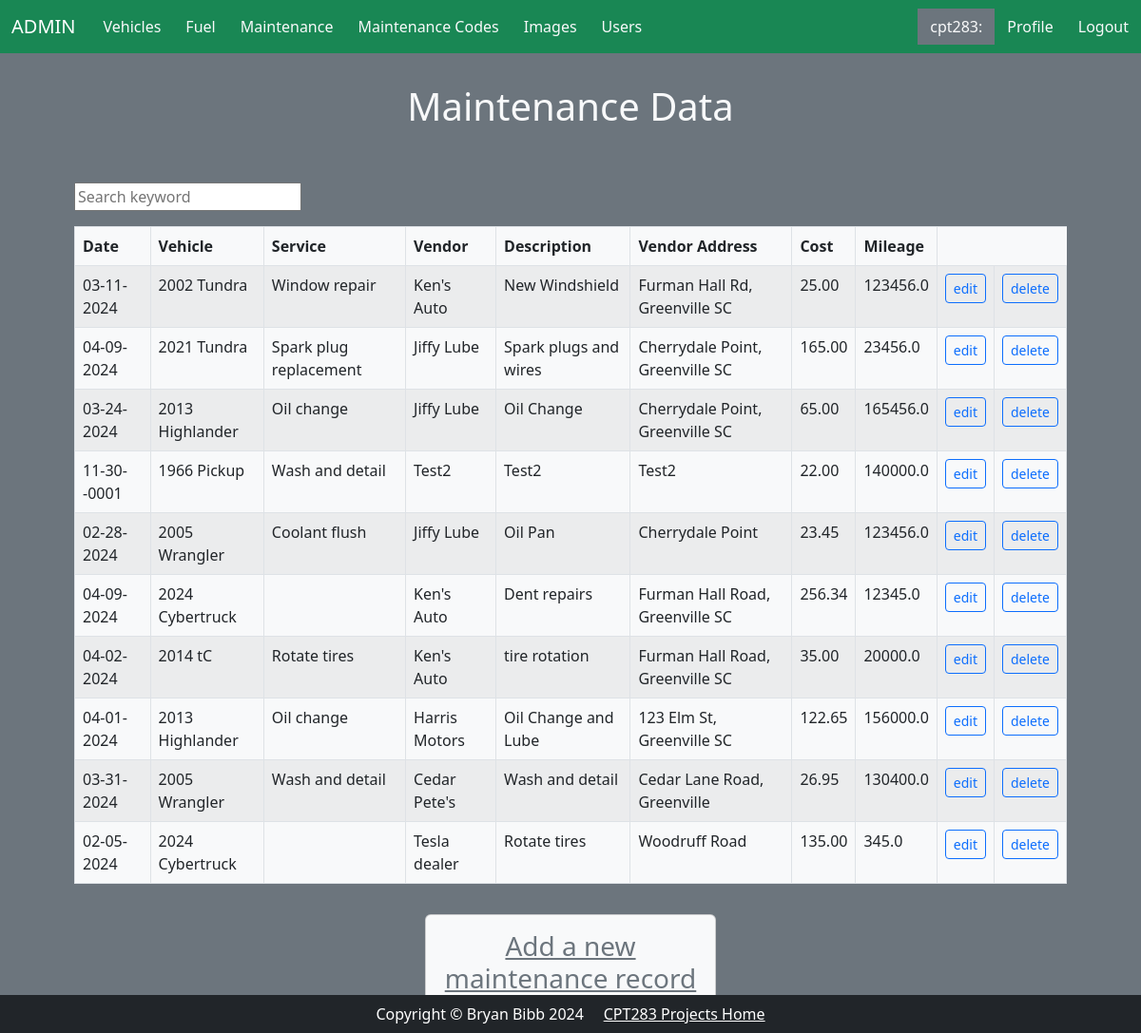
The app's page /admin/maintenance.php (signed in) with its own data.
### tables this page shows
CREATE TABLE `maintenance` (
  `maintenance_id` int NOT NULL,
  `maintenance_type_id` int NOT NULL,
  `vehicle_id` int NOT NULL,
  `maintenance_vendor` varchar(100) NOT NULL,
  `maintenance_description` varchar(255) NOT NULL,
  `maintenance_vendor_address` varchar(255) NOT NULL,
  `maintenance_cost` decimal(10,2) NOT NULL,
  `maintenance_mileage` decimal(10,1) NOT NULL,
  `maintenance_date` datetime NOT NULL,
  `maintenance_date_modified` datetime DEFAULT NULL,
  `entry_user_id` int DEFAULT NULL,
  `edit_user_id` int DEFAULT NULL
);

CREATE TABLE `vehicles` (
  `vehicle_id` int NOT NULL,
  `vehicle_class` varchar(100) NOT NULL,
  `vehicle_model` varchar(100) NOT NULL,
  `vehicle_year` int NOT NULL,
  `vehicle_year_purchased` int NOT NULL,
  `vehicle_color` varchar(50) NOT NULL,
  `vehicle_VIN` varchar(30) DEFAULT NULL,
  `vehicle_license_tag` varchar(100) NOT NULL,
  `vehicle_license_state` varchar(50) NOT NULL,
  `vehicle_purchase_price` decimal(10,2) NOT NULL,
  `vehicle_purchase_mileage` decimal(10,1) NOT NULL,
  `entry_user_ID` int DEFAULT NULL,
  `edit_user_ID` int NOT NULL,
  `vehicle_current_mileage` decimal(10,1) NOT NULL,
  `vehicle_make` varchar(100) NOT NULL,
  `record_status` int DEFAULT NULL,
  `image_file` varchar(50) DEFAULT NULL
);

CREATE TABLE `maintenance_type` (
  `maintenance_type_id` int NOT NULL,
  `maintenance_type` varchar(255) NOT NULL,
  `entry_user_ID` int NOT NULL,
  `edit_user_ID` int NOT NULL
);

### admin/maintenance.php (the view, shortened to what this page needs)
<!DOCTYPE html>
<html lang="en">
<?php include('header.php') ?>
<body class="bg-secondary">
<?php require('config.php');
$query = 'SELECT *
            FROM maintenance
            LEFT JOIN vehicles ON maintenance.vehicle_id = vehicles.vehicle_id
            LEFT JOIN maintenance_type on maintenance.maintenance_type_id
                                              = maintenance_type.maintenance_type_id';
$statement = $db->prepare($query);
$statement->execute();
$mains = $statement->fetchAll();
?>
<div class="card-header py-3 text-center text-light m-5 my-3">
    <h1>Maintenance Data</h1>
</div>
<div class="container container-fluid w-auto px-lg-5 py-0">
    <input class="my-3" id="search" type="text" placeholder="Search keyword">
    <table class="table table-striped table-bordered table-responsive bg-light">
<thead>
        <tr>
            <th>Date</th>
            <th>Vehicle</th>
            <th>Service</th>
            <th>Vendor</th>
            <th>Description</th>
            <th>Vendor Address</th>
            <th>Cost</th>
            <th>Mileage</th>
        </tr>
</thead>
        <tbody id="maintenance">
        <?php foreach ($mains as $main) : ?>
            <?php $vehicle_name = $main['vehicle_year'] . ' ' . $main['vehicle_model']; ?>
            <tr>
                <td><?php echo date('m-d-Y', strtotime($main['maintenance_date'])); ?></td>
                <td><?php echo $vehicle_name; ?></td>
                <td><?php echo $main['maintenance_type']; ?></td>
                <td><?php echo $main['maintenance_vendor']; ?></td>
                <td><?php echo $main['maintenance_description']; ?></td>
                <td><?php echo $main['maintenance_vendor_address']; ?></td>
                <td><?php echo $main['maintenance_cost']?></td>
                <td><?php echo $main['maintenance_mileage']; ?></td>
                <td>
                    <form action="edit_maintenance.php" method="post"
                          id="edit_maintenance_form">
                        <button type="submit" class="btn btn-outline-primary btn-sm" name="maintenance_id"
                                value="<?php echo $main['maintenance_id'];?>">edit</button>
                    </form>
                </td>
                <td>
                    <form action="delete_maintenance.php" method="post"
                          id="delete_maintenance_form">
                        <button type="submit" class="btn btn-outline-primary btn-sm" name="maintenance_id"
                                value="<?php echo $main['maintenance_id'];?>">delete</button>
                    </form>
                </td>
            </tr>
        <?php endforeach; ?>
    </table>
</div>
<div class="row justify-content-center">
    <div class="card py-3 text-center bg-light m-5 my-3 col-3">
        <h3><a class="link-secondary" href="add_maintenance.php">Add a new maintenance record</a></h3>
    </div>
</div>
<?php include('footer.php');?>
</body>
</html>

### records on screen
maintenance: maintenance_date "03-11-2024", vehicle.vehicle_model "2002 Tundra", maintenance_type.maintenance_type "Window repair", maintenance_vendor "Ken's Auto", maintenance_description "New Windshield", maintenance_vendor_address "Furman Hall Rd, Greenville SC", maintenance_cost "25.00", maintenance_mileage "123456.0", $main['maintenance_id'] 1 (drawn)
maintenance: maintenance_date "04-09-2024", vehicle.vehicle_model "2021 Tundra", maintenance_type.maintenance_type "Spark plug replacement", maintenance_vendor "Jiffy Lube", maintenance_description "Spark plugs and wires", maintenance_vendor_address "Cherrydale Point, Greenville SC", maintenance_cost "165.00", maintenance_mileage "23456.0", $main['maintenance_id'] 3 (drawn)
maintenance: maintenance_date "03-24-2024", vehicle.vehicle_model "2013 Highlander", maintenance_type.maintenance_type "Oil change", maintenance_vendor "Jiffy Lube", maintenance_description "Oil Change", maintenance_vendor_address "Cherrydale Point, Greenville SC", maintenance_cost "65.00", maintenance_mileage "165456.0", $main['maintenance_id'] 4 (drawn)
maintenance: maintenance_date "11-30--0001", vehicle.vehicle_model "1966 Pickup", maintenance_type.maintenance_type "Wash and detail", maintenance_vendor "Test2", maintenance_description "Test2", maintenance_vendor_address "Test2", maintenance_cost "22.00", maintenance_mileage "140000.0", $main['maintenance_id'] 5 (drawn)
maintenance: maintenance_date "02-28-2024", vehicle.vehicle_model "2005 Wrangler", maintenance_type.maintenance_type "Coolant flush", maintenance_vendor "Jiffy Lube", maintenance_description "Oil Pan", maintenance_vendor_address "Cherrydale Point", maintenance_cost "23.45", maintenance_mileage "123456.0", $main['maintenance_id'] 9 (drawn)
maintenance: maintenance_date "04-09-2024", vehicle.vehicle_model "2024 Cybertruck", maintenance_vendor "Ken's Auto", maintenance_description "Dent repairs", maintenance_vendor_address "Furman Hall Road, Greenville SC", maintenance_cost "256.34", maintenance_mileage "12345.0", $main['maintenance_id'] 10 (drawn)
maintenance: maintenance_date "04-02-2024", vehicle.vehicle_model "2014 tC", maintenance_type.maintenance_type "Rotate tires", maintenance_vendor "Ken's Auto", maintenance_description "tire rotation", maintenance_vendor_address "Furman Hall Road, Greenville SC", maintenance_cost "35.00", maintenance_mileage "20000.0", $main['maintenance_id'] 11 (drawn)
maintenance: maintenance_date "04-01-2024", vehicle.vehicle_model "2013 Highlander", maintenance_type.maintenance_type "Oil change", maintenance_vendor "Harris Motors", maintenance_description "Oil Change and Lube", maintenance_vendor_address "123 Elm St, Greenville SC", maintenance_cost "122.65", maintenance_mileage "156000.0", $main['maintenance_id'] 13 (drawn)
maintenance: maintenance_date "03-31-2024", vehicle.vehicle_model "2005 Wrangler", maintenance_type.maintenance_type "Wash and detail", maintenance_vendor "Cedar Pete's", maintenance_description "Wash and detail", maintenance_vendor_address "Cedar Lane Road, Greenville", maintenance_cost "26.95", maintenance_mileage "130400.0", $main['maintenance_id'] 14 (drawn)
maintenance: maintenance_date "02-05-2024", vehicle.vehicle_model "2024 Cybertruck", maintenance_vendor "Tesla dealer", maintenance_description "Rotate tires", maintenance_vendor_address "Woodruff Road", maintenance_cost "135.00", maintenance_mileage "345.0", $main['maintenance_id'] 15 (drawn)

### other values on screen
$_SESSION['name'] "cpt283"
